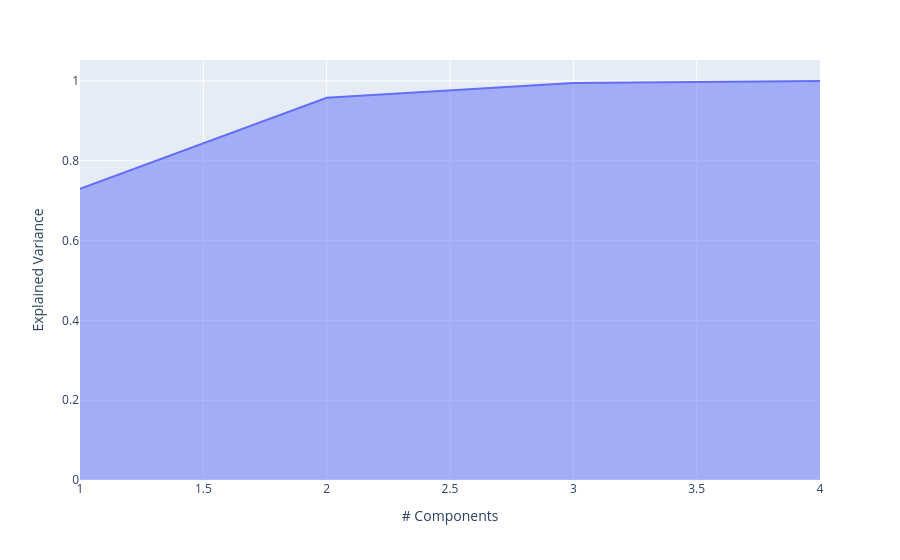

Notebook code cell kept with this figure:
### Markdown cell above
###**Cumulative explained variance of the PCA components**

### Code cell
exp_var_cumul = np.cumsum(pca.explained_variance_ratio_)

px.area(
    x=range(1, exp_var_cumul.shape[0] + 1),
    y=exp_var_cumul,
    labels={"x": "# Components", "y": "Explained Variance"}
)

### Figure 1 — Plotly figure (JSON) as saved in the notebook; plotly's stock layout.template omitted (floating-point values rounded to 4 significant figures)
{"data": [{"fillpattern": {"shape": ""}, "hovertemplate": "# Components=%{x}<br>Explained Variance=%{y}<extra></extra>", "legendgroup": "", "line": {"color": "#636efa"}, "marker": {"symbol": "circle"}, "mode": "lines", "name": "", "orientation": "v", "showlegend": false, "stackgroup": "1", "type": "scatter", "x": [1, 2, 3, 4], "xaxis": "x", "y": [0.7296, 0.9581, 0.9948, 1.0], "yaxis": "y"}], "layout": {"legend": {"tracegroupgap": 0}, "margin": {"t": 60}, "xaxis": {"anchor": "y", "domain": [0, 1], "title": {"text": "# Components"}}, "yaxis": {"anchor": "x", "domain": [0, 1], "title": {"text": "Explained Variance"}}}}
